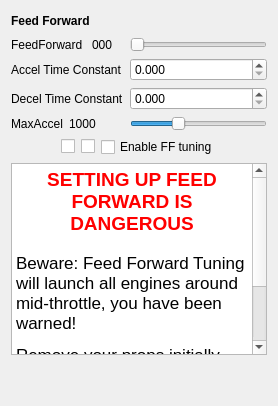
     <widget class="QWidget" name="tab">
      <attribute name="title">
       <string>Advanced Settings</string>
      </attribute>
      <layout class="QVBoxLayout" name="verticalLayout_25">
       <item>
        <layout class="QVBoxLayout" name="verticalLayout_11" stretch="0,1,0,0,0">
         <item>
          <layout class="QHBoxLayout" name="horizontalLayout_24">
           <item>
            <widget class="QLabel" name="label_19">
             <property name="font">
              <font>
               <weight>75</weight>
               <bold>true</bold>
              </font>
             </property>
             <property name="text">
              <string>Feed Forward</string>
             </property>
            </widget>
           </item>
           <item>
            <spacer name="horizontalSpacer_16">
             <property name="orientation">
              <enum>Qt::Horizontal</enum>
             </property>
             <property name="sizeHint" stdset="0">
              <size>
               <width>40</width>
               <height>20</height>
              </size>
             </property>
            </spacer>
           </item>
          </layout>
         </item>
         <item>
          <layout class="QFormLayout" name="formLayout_7">
           <property name="fieldGrowthPolicy">
            <enum>QFormLayout::AllNonFixedFieldsGrow</enum>
           </property>
           <item row="2" column="0">
            <layout class="QHBoxLayout" name="horizontalLayout_12">
             <item>
              <widget class="QLabel" name="label_20">
               <property name="text">
                <string>FeedForward </string>
               </property>
              </widget>
             </item>
             <item>
              <widget class="QLabel" name="feedForwardValue">
               <property name="minimumSize">
                <size>
                 <width>30</width>
                 <height>0</height>
                </size>
               </property>
               <property name="text">
                <string>000</string>
               </property>
              </widget>
             </item>
            </layout>
           </item>
           <item row="2" column="1">
            <widget class="QSlider" name="feedForwardSlider">
             <property name="enabled">
              <bool>true</bool>
             </property>
             <property name="toolTip">
              <string>Overall level of feed forward (in percentage).</string>
             </property>
             <property name="maximum">
              <number>100</number>
             </property>
             <property name="singleStep">
              <number>1</number>
             </property>
             <property name="orientation">
              <enum>Qt::Horizontal</enum>
             </property>
             <property name="tickPosition">
              <enum>QSlider::NoTicks</enum>
             </property>
            </widget>
           </item>
           <item row="3" column="0">
            <widget class="QLabel" name="label_21">
             <property name="text">
              <string>Accel Time Constant</string>
             </property>
            </widget>
           </item>
           <item row="3" column="1">
            <widget class="QDoubleSpinBox" name="accelTime">
             <property name="enabled">
              <bool>true</bool>
             </property>
             <property name="toolTip">
              <string>In miliseconds.
When tuning: Slowly raise accel time from zero to just
under the level where the motor starts to overshoot
its target speed.</string>
             </property>
             <property name="decimals">
              <number>3</number>
             </property>
             <property name="maximum">
              <double>100.000000000000000</double>
             </property>
             <property name="singleStep">
              <double>0.010000000000000</double>
             </property>
            </widget>
           </item>
           <item row="4" column="0">
            <widget class="QLabel" name="label_22">
             <property name="text">
              <string>Decel Time Constant</string>
             </property>
            </widget>
           </item>
           <item row="4" column="1">
            <widget class="QDoubleSpinBox" name="decelTime">
             <property name="enabled">
              <bool>true</bool>
             </property>
             <property name="toolTip">
              <string>When tuning: Slowly raise decel time from zero to just
under the level where the motor starts to undershoot
its target speed when decelerating.

Do it after accel time is setup.</string>
             </property>
             <property name="decimals">
              <number>3</number>
             </property>
             <property name="maximum">
              <double>100.000000000000000</double>
             </property>
             <property name="singleStep">
              <double>0.010000000000000</double>
             </property>
            </widget>
           </item>
           <item row="5" column="0">
            <layout class="QHBoxLayout" name="horizontalLayout_16">
             <item>
              <widget class="QLabel" name="label_37">
               <property name="text">
                <string>MaxAccel</string>
               </property>
              </widget>
             </item>
             <item>
              <widget class="QLabel" name="label_33">
               <property name="text">
                <string>1000</string>
               </property>
              </widget>
             </item>
            </layout>
           </item>
           <item row="5" column="1">
            <widget class="QSlider" name="maxAccelSlider">
             <property name="toolTip">
              <string>Limits how much the engines can accelerate or decelerate.
In 'units per second', a sound default is 1000.</string>
             </property>
             <property name="minimum">
              <number>500</number>
             </property>
             <property name="maximum">
              <number>2000</number>
             </property>
             <property name="value">
              <number>1000</number>
             </property>
             <property name="orientation">
              <enum>Qt::Horizontal</enum>
             </property>
            </widget>
           </item>
          </layout>
         </item>
         <item>
          <layout class="QHBoxLayout" name="horizontalLayout_9">
           <item>
            <spacer name="horizontalSpacer_8">
             <property name="orientation">
              <enum>Qt::Horizontal</enum>
             </property>
             <property name="sizeHint" stdset="0">
              <size>
               <width>40</width>
               <height>20</height>
              </size>
             </property>
            </spacer>
           </item>
           <item>
            <widget class="QCheckBox" name="ffTestBox1">
             <property name="toolTip">
              <string>&lt;!DOCTYPE HTML PUBLIC &quot;-//W3C//DTD HTML 4.0//EN&quot; &quot;http://www.w3.org/TR/REC-html40/strict.dtd&quot;&gt;
&lt;html&gt;&lt;head&gt;&lt;meta name=&quot;qrichtext&quot; content=&quot;1&quot; /&gt;&lt;style type=&quot;text/css&quot;&gt;
p, li { white-space: pre-wrap; }
&lt;/style&gt;&lt;/head&gt;&lt;body style=&quot; font-family:'Ubuntu'; font-size:11pt; font-weight:400; font-style:normal;&quot;&gt;
&lt;p style=&quot; margin-top:0px; margin-bottom:0px; margin-left:0px; margin-right:0px; -qt-block-indent:0; text-indent:0px;&quot;&gt;&lt;span style=&quot; font-family:'Sans'; font-size:10pt;&quot;&gt;Beware! Check &lt;/span&gt;&lt;span style=&quot; font-family:'Sans'; font-size:10pt; font-weight:600;&quot;&gt;all three&lt;/span&gt;&lt;span style=&quot; font-family:'Sans'; font-size:10pt;&quot;&gt; checkboxes to test Feed Forward.&lt;/span&gt;&lt;/p&gt;
&lt;p style=&quot; margin-top:0px; margin-bottom:0px; margin-left:0px; margin-right:0px; -qt-block-indent:0; text-indent:0px;&quot;&gt;&lt;span style=&quot; font-family:'Sans'; font-size:10pt;&quot;&gt;It will run only if your airframe armed.&lt;/span&gt;&lt;/p&gt;&lt;/body&gt;&lt;/html&gt;</string>
             </property>
             <property name="text">
              <string/>
             </property>
            </widget>
           </item>
           <item>
            <widget class="QCheckBox" name="ffTestBox2">
             <property name="toolTip">
              <string>&lt;!DOCTYPE HTML PUBLIC &quot;-//W3C//DTD HTML 4.0//EN&quot; &quot;http://www.w3.org/TR/REC-html40/strict.dtd&quot;&gt;
&lt;html&gt;&lt;head&gt;&lt;meta name=&quot;qrichtext&quot; content=&quot;1&quot; /&gt;&lt;style type=&quot;text/css&quot;&gt;
p, li { white-space: pre-wrap; }
&lt;/style&gt;&lt;/head&gt;&lt;body style=&quot; font-family:'Ubuntu'; font-size:11pt; font-weight:400; font-style:normal;&quot;&gt;
&lt;p style=&quot; margin-top:0px; margin-bottom:0px; margin-left:0px; margin-right:0px; -qt-block-indent:0; text-indent:0px;&quot;&gt;&lt;span style=&quot; font-family:'Sans'; font-size:10pt;&quot;&gt;Beware! Check &lt;/span&gt;&lt;span style=&quot; font-family:'Sans'; font-size:10pt; font-weight:600;&quot;&gt;all three&lt;/span&gt;&lt;span style=&quot; font-family:'Sans'; font-size:10pt;&quot;&gt; checkboxes to test Feed Forward.&lt;/span&gt;&lt;/p&gt;
&lt;p style=&quot; margin-top:0px; margin-bottom:0px; margin-left:0px; margin-right:0px; -qt-block-indent:0; text-indent:0px;&quot;&gt;&lt;span style=&quot; font-family:'Sans'; font-size:10pt;&quot;&gt;It will run only if your airframe armed.&lt;/span&gt;&lt;/p&gt;&lt;/body&gt;&lt;/html&gt;</string>
             </property>
             <property name="text">
              <string/>
             </property>
            </widget>
           </item>
           <item>
            <widget class="QCheckBox" name="ffTestBox3">
             <property name="toolTip">
              <string>&lt;!DOCTYPE HTML PUBLIC &quot;-//W3C//DTD HTML 4.0//EN&quot; &quot;http://www.w3.org/TR/REC-html40/strict.dtd&quot;&gt;
&lt;html&gt;&lt;head&gt;&lt;meta name=&quot;qrichtext&quot; content=&quot;1&quot; /&gt;&lt;style type=&quot;text/css&quot;&gt;
p, li { white-space: pre-wrap; }
&lt;/style&gt;&lt;/head&gt;&lt;body style=&quot; font-family:'Ubuntu'; font-size:11pt; font-weight:400; font-style:normal;&quot;&gt;
&lt;p style=&quot; margin-top:0px; margin-bottom:0px; margin-left:0px; margin-right:0px; -qt-block-indent:0; text-indent:0px;&quot;&gt;&lt;span style=&quot; font-family:'Sans'; font-size:10pt;&quot;&gt;Beware! Check &lt;/span&gt;&lt;span style=&quot; font-family:'Sans'; font-size:10pt; font-weight:600;&quot;&gt;all three&lt;/span&gt;&lt;span style=&quot; font-family:'Sans'; font-size:10pt;&quot;&gt; checkboxes to test Feed Forward.&lt;/span&gt;&lt;/p&gt;
&lt;p style=&quot; margin-top:0px; margin-bottom:0px; margin-left:0px; margin-right:0px; -qt-block-indent:0; text-indent:0px;&quot;&gt;&lt;span style=&quot; font-family:'Sans'; font-size:10pt;&quot;&gt;It will run only if your airframe armed.&lt;/span&gt;&lt;/p&gt;&lt;/body&gt;&lt;/html&gt;</string>
             </property>
             <property name="text">
              <string>Enable FF tuning</string>
             </property>
            </widget>
           </item>
           <item>
            <spacer name="horizontalSpacer_7">
             <property name="orientation">
              <enum>Qt::Horizontal</enum>
             </property>
             <property name="sizeHint" stdset="0">
              <size>
               <width>40</width>
               <height>20</height>
              </size>
             </property>
            </spacer>
           </item>
          </layout>
         </item>
         <item>
          <widget class="QTextBrowser" name="textBrowser">
           <property name="sizePolicy">
            <sizepolicy hsizetype="Expanding" vsizetype="MinimumExpanding">
             <horstretch>0</horstretch>
             <verstretch>0</verstretch>
            </sizepolicy>
           </property>
           <property name="minimumSize">
            <size>
             <width>0</width>
             <height>40</height>
            </size>
           </property>
           <property name="html">
            <string>&lt;!DOCTYPE HTML PUBLIC &quot;-//W3C//DTD HTML 4.0//EN&quot; &quot;http://www.w3.org/TR/REC-html40/strict.dtd&quot;&gt;
&lt;html&gt;&lt;head&gt;&lt;meta name=&quot;qrichtext&quot; content=&quot;1&quot; /&gt;&lt;style type=&quot;text/css&quot;&gt;
p, li { white-space: pre-wrap; }
&lt;/style&gt;&lt;/head&gt;&lt;body style=&quot; font-family:'MS Shell Dlg 2'; font-size:8.25pt; font-weight:400; font-style:normal;&quot;&gt;
&lt;table border=&quot;0&quot; style=&quot;-qt-table-type: root; margin-top:4px; margin-bottom:4px; margin-left:4px; margin-right:4px;&quot;&gt;
&lt;tr&gt;
&lt;td style=&quot;border: none;&quot;&gt;
&lt;p align=&quot;center&quot; style=&quot; margin-top:0px; margin-bottom:0px; margin-left:0px; margin-right:0px; -qt-block-indent:0; text-indent:0px;&quot;&gt;&lt;span style=&quot; font-family:'Ubuntu'; font-size:14pt; font-weight:600; color:#ff0000;&quot;&gt;SETTING UP FEED FORWARD IS DANGEROUS&lt;/span&gt;&lt;/p&gt;
&lt;p style=&quot;-qt-paragraph-type:empty; margin-top:0px; margin-bottom:0px; margin-left:0px; margin-right:0px; -qt-block-indent:0; text-indent:0px; font-family:'Ubuntu'; font-size:11pt;&quot;&gt;&lt;/p&gt;
&lt;p style=&quot; margin-top:0px; margin-bottom:0px; margin-left:0px; margin-right:0px; -qt-block-indent:0; text-indent:0px;&quot;&gt;&lt;span style=&quot; font-family:'Lucida Grande'; font-size:13pt;&quot;&gt;Beware: Feed Forward Tuning will launch all engines around mid-throttle, you have been warned!&lt;/span&gt;&lt;/p&gt;
&lt;p style=&quot; margin-top:12px; margin-bottom:12px; margin-left:0px; margin-right:0px; -qt-block-indent:0; text-indent:0px;&quot;&gt;&lt;span style=&quot; font-family:'Lucida Grande'; font-size:13pt;&quot;&gt;Remove your props initially, and for fine-tuning, make sure your airframe is safely held in place. Wear glasses and protect your face and body.&lt;/span&gt;&lt;/p&gt;&lt;/td&gt;&lt;/tr&gt;&lt;/table&gt;&lt;/body&gt;&lt;/html&gt;</string>
           </property>
          </widget>
         </item>
         <item>
          <spacer name="verticalSpacer_5">
           <property name="orientation">
            <enum>Qt::Vertical</enum>
           </property>
           <property name="sizeHint" stdset="0">
            <size>
             <width>20</width>
             <height>40</height>
            </size>
           </property>
          </spacer>
         </item>
        </layout>
       </item>
      </layout>
     </widget>
